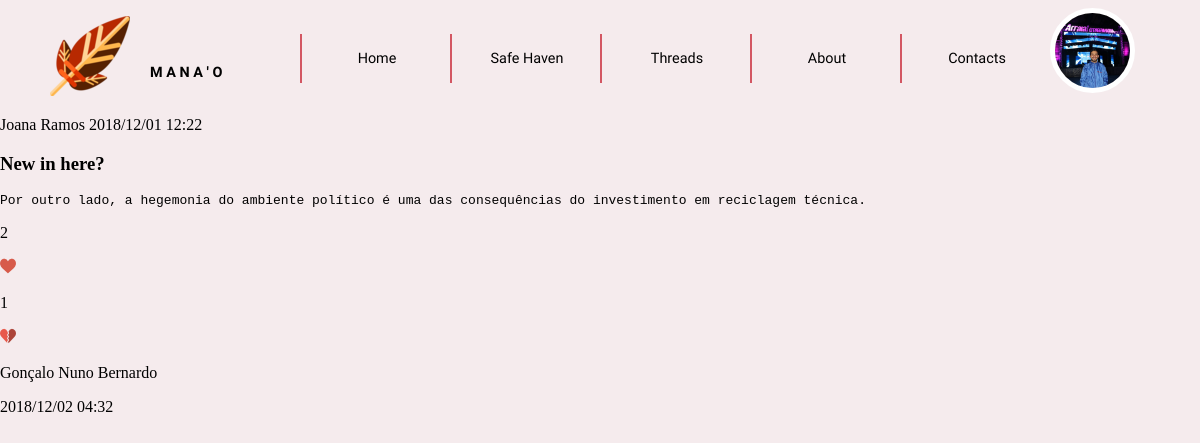
Screenshot of /templates/viewPost.php?id=2 (signed in) with the database file from the repository.
### tables this page shows
CREATE TABLE User (ID INTEGER PRIMARY KEY AUTOINCREMENT, Username STRING UNIQUE NOT NULL, Password CHAR (256) NOT NULL, Name STRING NOT NULL, Email STRING NOT NULL UNIQUE, Bio STRING, Profile_Pic STRING NOT NULL DEFAULT "default.png", Posts INTEGER DEFAULT 0, Comments INTEGER DEFAULT 0, Upvotes INTEGER DEFAULT 0, Downvotes INTEGER DEFAULT 0, ParticipationDate STRING NOT NULL);

CREATE TABLE Post (ID INTEGER PRIMARY KEY AUTOINCREMENT, User_ID INTEGER NOT NULL REFERENCES User (ID), Title STRING NOT NULL, Text STRING NOT NULL, Date STRING NOT NULL, Upvotes INTEGER DEFAULT 0, Downvotes INTEGER DEFAULT 0);

CREATE TABLE Comments (ID INTEGER PRIMARY KEY AUTOINCREMENT, Post_ID INTEGER REFERENCES Post, User_ID INTEGER NOT NULL REFERENCES User (ID), Text STRING NOT NULL, Date STRING NOT NULL, Upvotes INTEGER DEFAULT 0, Downvotes INTEGER DEFAULT 0);

### database/user.php (called while the page is built, shortened)
<?php
      function getName($userID) {
        global $dbh;
        try {
          $stmt = $dbh->prepare('SELECT Name FROM User WHERE ID = ?');
          $stmt->execute(array($userID));
          if($row = $stmt->fetch()){
            return $row['Name'];
          }
        }catch(PDOException $e) {
          return -1;
        }
      }
    function getUserPhoto($userID) {
      global $dbh;
      try {
        $stmt = $dbh->prepare('SELECT Profile_Pic FROM User WHERE ID = ?');
        if($stmt->execute(array($userID))) {
          $row = $stmt->fetch();
          return $row['Profile_Pic'];
        }
      }catch(PDOException $e) {
        return null;
      }
    }
?>

### database/post.php (called while the page is built, shortened)
<?php
	function getPostByID($postID)
	{
		global $dbh;
		try {
			$stmt = $dbh->prepare('SELECT * from Post WHERE ID = :ID');
			$stmt->bindParam(':ID', $postID);
			if($stmt->execute())
				return $stmt->fetch();
			else
				return -1;
		} catch(PDOException $e) {
			return -1;
		}
	}
	function getPostComments($postID)
	{
		global $dbh;
		try {
			$stmt = $dbh->prepare('SELECT * from Comments WHERE Post_ID = :ID');
			$stmt->bindParam(':ID', $postID);
			if($stmt->execute())
				return $stmt->fetchAll();
			else
				return -1;
		} catch(PDOException $e) {
			return -1;
		}
	}
?>

### templates/viewPost.php (the view, shortened to what this page needs)
<?php
include_once ("header.php");
?>
    <!DOCTYPE html>
    <html>
    <head>
        <link href="../css/main_layout.css" rel="stylesheet">
        <link href="../css/main_style.css" rel="stylesheet">
        <link href="../css/posts.css" rel="stylesheet">
    </head>
    <body>
        <?php
            include_once ('../includes/init.php');
            include_once ("../database/post.php");
            $post = getPostByID($_GET['id']);
            $comments = getPostComments($_GET['id']);
        ?>
            <section class="viewPost">
	<div id="post">
		<article>
			<header>
				<span class="author">
					<?php echo getName($post['User_ID']) ?>
				</span>
				<span class="date">
					<?=$post['Date'] ?>
				</span>
			</header>
			<div>
				<h1>
					<?=$post['Title'] ?>
				</h1>
			</div>
			<div>
				<pre id="text"><?php include('../actions/verifyAndConvertText.php'); convertText($post['Text']); ?>
				</pre>
			</div>
			<footer>
				<div id="upvotes" onclick="upvote(
					<?=$post['ID']?>)">
					<p id="upvote
						<?=$post['ID']?>">
						<?=$post['Upvotes']?>
					</p>
					<img src="../images/upvote.png"alt="Upvote">
					</div>
					<div id="downvotes" onclick="downvote(
						<?=$post['ID']?>)">
						<p id="downvote
							<?=$post['ID']?>">
							<?=$post['Downvotes']?>
						</p>
					<img src="../images/downvote.png"alt="Downvote">
						</div>
					</footer>
				</article>
			</div>
			<?php  foreach($comments as $comment){ ?>
			<div id="comments">
				<article>
					<p id="name">
						<?php echo getName($comment['User_ID']) ?>
					</p>
					<p id="commentDate">
						<?=$comment['Date'] ?>
					</p>
				</article>
			</div>
			<?php unset($comment); } ?>
		</section>
	</body>
</html>

### templates/header.php (shortened to what this page needs)
<!DOCTYPE html>
<html>
<head>
    <link href="../css/main_layout.css" rel="stylesheet">
    <link href="../css/main_style.css" rel="stylesheet">
</head>
<body>
    <header>
        <label class="homeButton" type="submit_home" value="" onclick="window.location='home.php';"></label>
        <h3>M A N A ' O</h3>
        <nav id="menu">
            <ol>
                <li><a href="home.php">Home</a></li>
                <li><a href="http://www.pixelthoughts.co/#">Safe Haven</a></li>
                <li><a href="#threads">Threads</a></li>
                <li><a href="about.php">About</a></li>
                <li><a href="contacts.php">Contacts</a></li>
            </ol>
        </nav>
        <div class="dropdown">
                <img id="profile" src="../profilePictures/<?php
                    include_once('../includes/init.php');
                    include_once("../database/user.php");
                    echo getUserPhoto($_SESSION['userID']);
                ?>" alt="Profile picture" onclick="myFunction()" class="dropbtn">
            </div>
    </header>

### actions/verifyAndConvertText.php
<?php
    function convertText($text) {
        $reg_exUrl = "/(http|https|ftp|ftps)\:\/\/[a-zA-Z0-9\-\.]+\.[a-zA-Z]{2,3}(\/\S*)?/";
        if (preg_match($reg_exUrl, $text, $url)) {
            echo preg_replace($reg_exUrl, '<a href="' . $url[0] . '" rel="nofollow">' . $url[0] . '</a>', $text);
        } else echo $text;
}
?>

### css/main_layout.css (style rules this page uses)
body { margin: 0em; }
body > header { margin: 0em; display: grid; grid-template-rows: auto; grid-template-columns: 1fr 1fr 5fr 1fr; grid-template-areas: "manao name navigator profilepic"; position: -webkit-sticky; position: sticky; top: 0; width: 100%; }
.homeButton { grid-area: manao; justify-self: right; align-self: center; height: auto; }
body > header > h3 { grid-area: name; margin: 0em; justify-self: left; align-self: center; }
#menu { grid-area: navigator; justify-self: right; align-self: center; }
#menu ol li { display: inline-flex; width: 100%; justify-self: center; }
#menu ol { margin: 0em; display: grid; grid-template-rows: auto; grid-template-columns: 1fr 1fr 1fr 1fr 1fr; grid-template-areas: "home safehaven threads contacts about"; width: 100%; }
#menu ol > li { justify-self: left; align-self: center; justify-items: center; justify-content: space-evenly; }
#menu ol > :nth-child(1) { grid-area: home; }
#menu ol > :nth-child(2) { grid-area: safehaven; }
#menu ol > :nth-child(3) { grid-area: threads; }
#menu ol > :nth-child(4) { grid-area: contacts; }
#menu ol > :nth-child(5) { grid-area: about; }
.dropbtn { color: white; border: none; cursor: pointer; }
.dropdown { position: relative; display: inline-block; }

### css/main_style.css (style rules this page uses)
:root { --maincolor_bckgrnd: #F5EBED; --color_separator: #996666; --color_text: #000000; --color_manao: #D35763; --color_smallhover: #2a2f33; }
body { margin: 0; background-color: var(--maincolor_bckgrnd); color: var(--color_text); }
body > header { margin: 0; background-color: var(--maincolor_bckgrnd); }
body > header > h3 { margin-top: 2em; font-family: 'Julius Sans One', sans-serif; font-size: 0.9em; text-align: left; height: auto; color: var(--color_text); }
.homeButton { background:url(../images/icon.png) no-repeat; cursor:pointer; border:none; width:100px; height:100px; margin-top:1em; }
#menu { width: 100%; }
#menu ol { margin:0; padding: 0; }
#menu li { align-items: center; list-style-type: none; margin:1em 0; width: 100%; height: 100%; }
#menu li a { font-family: 'Julius Sans One', sans-serif; font-size: 0.9em; color: var(--color_text); text-decoration: none; text-align: center; height: auto; }
nav > ol > li { border-left: 2px solid var(--color_manao); height: 100%; }
#profile { margin-top: 8px; width: 75px; height: 75px; border:5px solid white; border-radius: 100px 100px; }

### css/posts.css (style rules this page uses)
:root { --maincolor_bckgrnd: #F5EBED; --color_separator: #5f3939; --color_text: #000000; --color_manao: #D35763; --color_manao2: #DF7175; --color_smallhover: #2a2f33; }

### rows the page displays
user: Profile_Pic (picture)
post: User_ID.Name "Joana Ramos", Date "2018/12/01 12:22", Title "New in here?", Text "Por outro lado, a hegemonia do ambiente político é uma das consequências do investimento em reciclagem técnica.", Upvotes "2", Downvotes "1"
comments: User_ID.Name "Gonçalo Nuno Bernardo", Date "2018/12/02 04:32"
